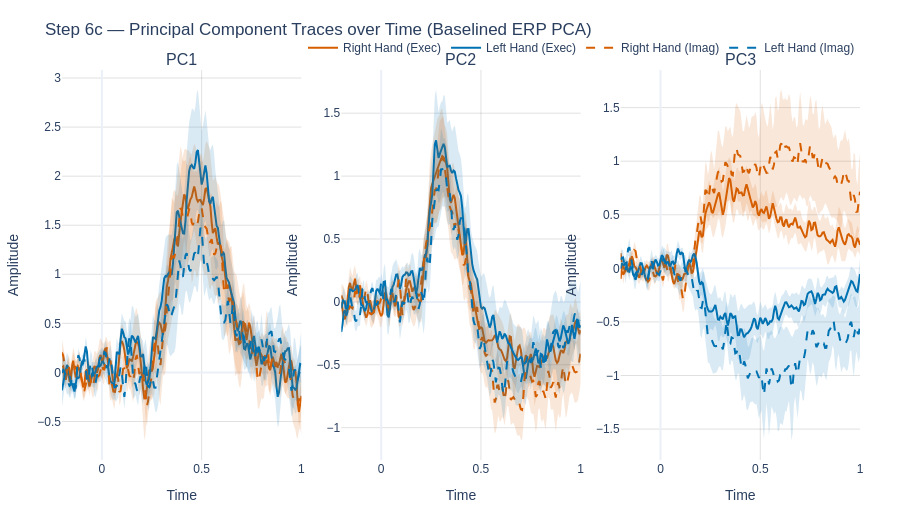

The cell this chart's notebook holds for it:
### Code cell
# ==============================================================================
# Principal Component Traces over Time (Baselined)
# ==============================================================================
# Grab the baselined ERP dataset we just created in Step 6
y_labels_erp = np.asarray(container_traj_erp.y).astype(int)
times_arr = np.asarray(container_traj_erp.coords['time'])

# container_traj_erp.X is already shape (Trials, Time, PCs) and BASELINED!
# We just swap the last two axes to treat "PCs" as "Channels": (Trials, PCs, Time)
scores_3d = np.moveaxis(container_traj_erp.X, 2, 1)

# Treat each PC as a "Region of Interest" containing exactly 1 channel
pc_rois = {
    'PC1': ['PC1'], 
    'PC2': ['PC2'], 
    'PC3': ['PC3']
}

# Pass the data directly to ourplot_timecourses!
out = plot_timecourses(
    data=scores_3d,
    times=times_arr,
    channel_names=pc_names,
    rois=pc_rois,
    group_labels=y_labels_erp,
    group_name_map=LABEL_NAMES,
    palette=CONDITION_COLORS,
    linestyle_map=CONDITION_LINESTYLES,
    add_zero=False,
    sharey=False,
)

# 2. Handle the return types, add the title, and save accordingly
if INTERACTIVE:
    fig_pc_traces = out  
    fig_pc_traces.update_layout(title="Step 6c — Principal Component Traces over Time (Baselined ERP PCA)")
    
    # Save the figure as PNG and SVG
    fig_pc_traces.write_image('step6c_pc_traces.png', scale=2)
    fig_pc_traces.write_image('step6c_pc_traces.svg')
    
    # Display the figure in the notebook
    fig_pc_traces.show()
else:
    fig_pc_traces, axes = out 
    fig_pc_traces.suptitle('Step 6c — Principal Component Traces over Time (Baselined ERP PCA)', y=1.05, fontsize=18, fontweight='bold')
    
    # Save the figure as PNG and SVG with 600 DPI
    fig_pc_traces.savefig('step6c_pc_traces.png', dpi=600, bbox_inches='tight')
    fig_pc_traces.savefig('step6c_pc_traces.svg', dpi=600, bbox_inches='tight')
    
    # Display the figure in the notebook
    plt.show()

### Figure 1 — Plotly figure (JSON) as saved in the notebook; plotly's stock layout.template omitted (floating-point values rounded to 4 significant figures; data arrays with more than 128 entries replaced by an {"elided": "..."} marker saying what was removed)
{"data": [{"hoverinfo": "skip", "legendgroup": "4", "line": {"width": 0}, "mode": "lines", "showlegend": false, "type": "scatter", "x": {"elided": "193 float values"}, "xaxis": "x", "y": {"elided": "193 float values"}, "yaxis": "y"}, {"fill": "tonexty", "fillcolor": "rgba(213, 94, 0, 0.15)", "hoverinfo": "skip", "legendgroup": "4", "line": {"width": 0}, "mode": "lines", "showlegend": false, "type": "scatter", "x": {"elided": "193 float values"}, "xaxis": "x", "y": {"elided": "193 float values"}, "yaxis": "y"}, {"legendgroup": "4", "line": {"color": "#D55E00", "dash": "solid", "width": 2}, "mode": "lines", "name": "Right Hand (Exec)", "opacity": 1, "showlegend": true, "type": "scatter", "x": {"elided": "193 float values"}, "xaxis": "x", "y": {"elided": "193 float values"}, "yaxis": "y"}, {"hoverinfo": "skip", "legendgroup": "3", "line": {"width": 0}, "mode": "lines", "showlegend": false, "type": "scatter", "x": {"elided": "193 float values"}, "xaxis": "x", "y": {"elided": "193 float values"}, "yaxis": "y"}, {"fill": "tonexty", "fillcolor": "rgba(0, 114, 178, 0.15)", "hoverinfo": "skip", "legendgroup": "3", "line": {"width": 0}, "mode": "lines", "showlegend": false, "type": "scatter", "x": {"elided": "193 float values"}, "xaxis": "x", "y": {"elided": "193 float values"}, "yaxis": "y"}, {"legendgroup": "3", "line": {"color": "#0072B2", "dash": "solid", "width": 2}, "mode": "lines", "name": "Left Hand (Exec)", "opacity": 1, "showlegend": true, "type": "scatter", "x": {"elided": "193 float values"}, "xaxis": "x", "y": {"elided": "193 float values"}, "yaxis": "y"}, {"hoverinfo": "skip", "legendgroup": "6", "line": {"width": 0}, "mode": "lines", "showlegend": false, "type": "scatter", "x": {"elided": "193 float values"}, "xaxis": "x", "y": {"elided": "193 float values"}, "yaxis": "y"}, {"fill": "tonexty", "fillcolor": "rgba(213, 94, 0, 0.15)", "hoverinfo": "skip", "legendgroup": "6", "line": {"width": 0}, "mode": "lines", "showlegend": false, "type": "scatter", "x": {"elided": "193 float values"}, "xaxis": "x", "y": {"elided": "193 float values"}, "yaxis": "y"}, {"legendgroup": "6", "line": {"color": "#D55E00", "dash": "dash", "width": 2}, "mode": "lines", "name": "Right Hand (Imag)", "opacity": 1, "showlegend": true, "type": "scatter", "x": {"elided": "193 float values"}, "xaxis": "x", "y": {"elided": "193 float values"}, "yaxis": "y"}, {"hoverinfo": "skip", "legendgroup": "5", "line": {"width": 0}, "mode": "lines", "showlegend": false, "type": "scatter", "x": {"elided": "193 float values"}, "xaxis": "x", "y": {"elided": "193 float values"}, "yaxis": "y"}, {"fill": "tonexty", "fillcolor": "rgba(0, 114, 178, 0.15)", "hoverinfo": "skip", "legendgroup": "5", "line": {"width": 0}, "mode": "lines", "showlegend": false, "type": "scatter", "x": {"elided": "193 float values"}, "xaxis": "x", "y": {"elided": "193 float values"}, "yaxis": "y"}, {"legendgroup": "5", "line": {"color": "#0072B2", "dash": "dash", "width": 2}, "mode": "lines", "name": "Left Hand (Imag)", "opacity": 1, "showlegend": true, "type": "scatter", "x": {"elided": "193 float values"}, "xaxis": "x", "y": {"elided": "193 float values"}, "yaxis": "y"}, {"hoverinfo": "skip", "legendgroup": "4", "line": {"width": 0}, "mode": "lines", "showlegend": false, "type": "scatter", "x": {"elided": "193 float values"}, "xaxis": "x2", "y": {"elided": "193 float values"}, "yaxis": "y2"}, {"fill": "tonexty", "fillcolor": "rgba(213, 94, 0, 0.15)", "hoverinfo": "skip", "legendgroup": "4", "line": {"width": 0}, "mode": "lines", "showlegend": false, "type": "scatter", "x": {"elided": "193 float values"}, "xaxis": "x2", "y": {"elided": "193 float values"}, "yaxis": "y2"}, {"legendgroup": "4", "line": {"color": "#D55E00", "dash": "solid", "width": 2}, "mode": "lines", "name": "Right Hand (Exec)", "opacity": 1, "showlegend": false, "type": "scatter", "x": {"elided": "193 float values"}, "xaxis": "x2", "y": {"elided": "193 float values"}, "yaxis": "y2"}, {"hoverinfo": "skip", "legendgroup": "3", "line": {"width": 0}, "mode": "lines", "showlegend": false, "type": "scatter", "x": {"elided": "193 float values"}, "xaxis": "x2", "y": {"elided": "193 float values"}, "yaxis": "y2"}, {"fill": "tonexty", "fillcolor": "rgba(0, 114, 178, 0.15)", "hoverinfo": "skip", "legendgroup": "3", "line": {"width": 0}, "mode": "lines", "showlegend": false, "type": "scatter", "x": {"elided": "193 float values"}, "xaxis": "x2", "y": {"elided": "193 float values"}, "yaxis": "y2"}, {"legendgroup": "3", "line": {"color": "#0072B2", "dash": "solid", "width": 2}, "mode": "lines", "name": "Left Hand (Exec)", "opacity": 1, "showlegend": false, "type": "scatter", "x": {"elided": "193 float values"}, "xaxis": "x2", "y": {"elided": "193 float values"}, "yaxis": "y2"}, {"hoverinfo": "skip", "legendgroup": "6", "line": {"width": 0}, "mode": "lines", "showlegend": false, "type": "scatter", "x": {"elided": "193 float values"}, "xaxis": "x2", "y": {"elided": "193 float values"}, "yaxis": "y2"}, {"fill": "tonexty", "fillcolor": "rgba(213, 94, 0, 0.15)", "hoverinfo": "skip", "legendgroup": "6", "line": {"width": 0}, "mode": "lines", "showlegend": false, "type": "scatter", "x": {"elided": "193 float values"}, "xaxis": "x2", "y": {"elided": "193 float values"}, "yaxis": "y2"}, {"legendgroup": "6", "line": {"color": "#D55E00", "dash": "dash", "width": 2}, "mode": "lines", "name": "Right Hand (Imag)", "opacity": 1, "showlegend": false, "type": "scatter", "x": {"elided": "193 float values"}, "xaxis": "x2", "y": {"elided": "193 float values"}, "yaxis": "y2"}, {"hoverinfo": "skip", "legendgroup": "5", "line": {"width": 0}, "mode": "lines", "showlegend": false, "type": "scatter", "x": {"elided": "193 float values"}, "xaxis": "x2", "y": {"elided": "193 float values"}, "yaxis": "y2"}, {"fill": "tonexty", "fillcolor": "rgba(0, 114, 178, 0.15)", "hoverinfo": "skip", "legendgroup": "5", "line": {"width": 0}, "mode": "lines", "showlegend": false, "type": "scatter", "x": {"elided": "193 float values"}, "xaxis": "x2", "y": {"elided": "193 float values"}, "yaxis": "y2"}, {"legendgroup": "5", "line": {"color": "#0072B2", "dash": "dash", "width": 2}, "mode": "lines", "name": "Left Hand (Imag)", "opacity": 1, "showlegend": false, "type": "scatter", "x": {"elided": "193 float values"}, "xaxis": "x2", "y": {"elided": "193 float values"}, "yaxis": "y2"}, {"hoverinfo": "skip", "legendgroup": "4", "line": {"width": 0}, "mode": "lines", "showlegend": false, "type": "scatter", "x": {"elided": "193 float values"}, "xaxis": "x3", "y": {"elided": "193 float values"}, "yaxis": "y3"}, {"fill": "tonexty", "fillcolor": "rgba(213, 94, 0, 0.15)", "hoverinfo": "skip", "legendgroup": "4", "line": {"width": 0}, "mode": "lines", "showlegend": false, "type": "scatter", "x": {"elided": "193 float values"}, "xaxis": "x3", "y": {"elided": "193 float values"}, "yaxis": "y3"}, {"legendgroup": "4", "line": {"color": "#D55E00", "dash": "solid", "width": 2}, "mode": "lines", "name": "Right Hand (Exec)", "opacity": 1, "showlegend": false, "type": "scatter", "x": {"elided": "193 float values"}, "xaxis": "x3", "y": {"elided": "193 float values"}, "yaxis": "y3"}, {"hoverinfo": "skip", "legendgroup": "3", "line": {"width": 0}, "mode": "lines", "showlegend": false, "type": "scatter", "x": {"elided": "193 float values"}, "xaxis": "x3", "y": {"elided": "193 float values"}, "yaxis": "y3"}, {"fill": "tonexty", "fillcolor": "rgba(0, 114, 178, 0.15)", "hoverinfo": "skip", "legendgroup": "3", "line": {"width": 0}, "mode": "lines", "showlegend": false, "type": "scatter", "x": {"elided": "193 float values"}, "xaxis": "x3", "y": {"elided": "193 float values"}, "yaxis": "y3"}, {"legendgroup": "3", "line": {"color": "#0072B2", "dash": "solid", "width": 2}, "mode": "lines", "name": "Left Hand (Exec)", "opacity": 1, "showlegend": false, "type": "scatter", "x": {"elided": "193 float values"}, "xaxis": "x3", "y": {"elided": "193 float values"}, "yaxis": "y3"}, {"hoverinfo": "skip", "legendgroup": "6", "line": {"width": 0}, "mode": "lines", "showlegend": false, "type": "scatter", "x": {"elided": "193 float values"}, "xaxis": "x3", "y": {"elided": "193 float values"}, "yaxis": "y3"}, {"fill": "tonexty", "fillcolor": "rgba(213, 94, 0, 0.15)", "hoverinfo": "skip", "legendgroup": "6", "line": {"width": 0}, "mode": "lines", "showlegend": false, "type": "scatter", "x": {"elided": "193 float values"}, "xaxis": "x3", "y": {"elided": "193 float values"}, "yaxis": "y3"}, {"legendgroup": "6", "line": {"color": "#D55E00", "dash": "dash", "width": 2}, "mode": "lines", "name": "Right Hand (Imag)", "opacity": 1, "showlegend": false, "type": "scatter", "x": {"elided": "193 float values"}, "xaxis": "x3", "y": {"elided": "193 float values"}, "yaxis": "y3"}, {"hoverinfo": "skip", "legendgroup": "5", "line": {"width": 0}, "mode": "lines", "showlegend": false, "type": "scatter", "x": {"elided": "193 float values"}, "xaxis": "x3", "y": {"elided": "193 float values"}, "yaxis": "y3"}, {"fill": "tonexty", "fillcolor": "rgba(0, 114, 178, 0.15)", "hoverinfo": "skip", "legendgroup": "5", "line": {"width": 0}, "mode": "lines", "showlegend": false, "type": "scatter", "x": {"elided": "193 float values"}, "xaxis": "x3", "y": {"elided": "193 float values"}, "yaxis": "y3"}, {"legendgroup": "5", "line": {"color": "#0072B2", "dash": "dash", "width": 2}, "mode": "lines", "name": "Left Hand (Imag)", "opacity": 1, "showlegend": false, "type": "scatter", "x": {"elided": "193 float values"}, "xaxis": "x3", "y": {"elided": "193 float values"}, "yaxis": "y3"}], "layout": {"annotations": [{"font": {"size": 16}, "showarrow": false, "text": "PC1", "x": 0.15, "xanchor": "center", "xref": "paper", "y": 1, "yanchor": "bottom", "yref": "paper"}, {"font": {"size": 16}, "showarrow": false, "text": "PC2", "x": 0.5, "xanchor": "center", "xref": "paper", "y": 1, "yanchor": "bottom", "yref": "paper"}, {"font": {"size": 16}, "showarrow": false, "text": "PC3", "x": 0.85, "xanchor": "center", "xref": "paper", "y": 1, "yanchor": "bottom", "yref": "paper"}], "height": 520, "legend": {"orientation": "h", "x": 1, "xanchor": "right", "y": 1.02, "yanchor": "bottom"}, "margin": {"b": 60, "l": 60, "r": 40, "t": 70}, "title": {"text": "Step 6c — Principal Component Traces over Time (Baselined ERP PCA)"}, "xaxis": {"anchor": "y", "domain": [0, 0.3], "title": {"text": "Time"}}, "xaxis2": {"anchor": "y2", "domain": [0.35, 0.65], "title": {"text": "Time"}}, "xaxis3": {"anchor": "y3", "domain": [0.7, 1], "title": {"text": "Time"}}, "yaxis": {"anchor": "x", "domain": [0, 1], "title": {"text": "Amplitude"}}, "yaxis2": {"anchor": "x2", "domain": [0, 1], "title": {"text": "Amplitude"}}, "yaxis3": {"anchor": "x3", "domain": [0, 1], "title": {"text": "Amplitude"}}}}
